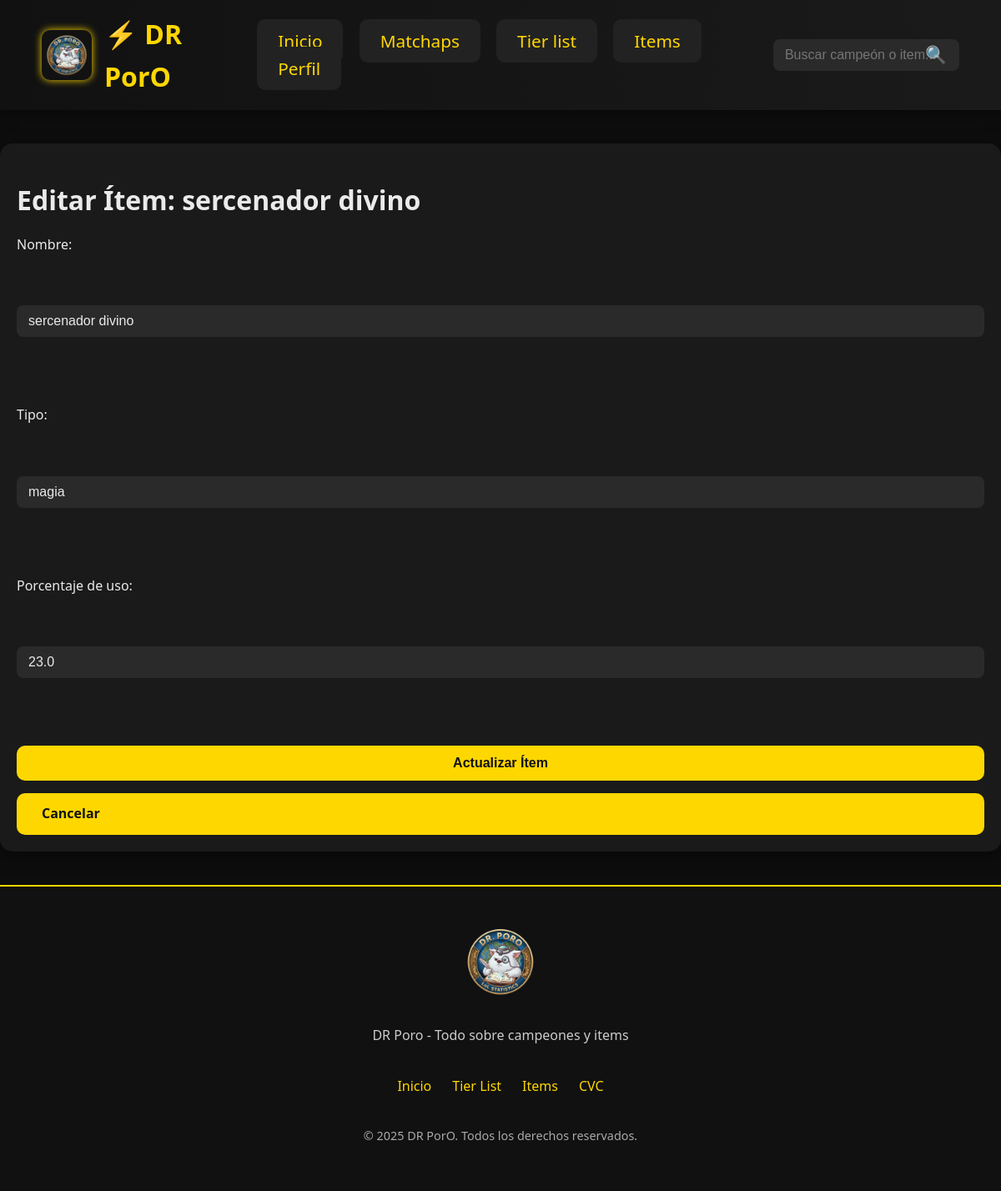
The app's page /items/1/edit with its own data.
### models.py (models this page shows)
class Item(Base):
    __tablename__ = "items"
    id = Column(Integer, primary_key=True, index=True)
    nombre = Column(String, unique=True, nullable=False)
    tipo = Column(String, default="")
    porcentaje_uso = Column(Float, default=0.0)
    activo = Column(Boolean, default=True)
    champions = relationship(
        "Champion",
        secondary="champion_items",
        back_populates="items"
    )

### routers/items.py (the view)
@router.get("/{item_id}/edit", response_class=HTMLResponse)
def edit_item_form(item_id: int, request: Request, db: Session = Depends(get_db)):
    item = crud.get_item(db, item_id)
    if not item:
        return RedirectResponse(url="/items", status_code=302)
    return templates.TemplateResponse("items/item_edit.html", {
        "request": request,
        "item": item
    })

### templates/items/item_edit.html
{% extends "base.html" %}
{% block content %}
<h1>Editar Ítem: {{ item.nombre }}</h1>
<form method="post" action="/items/{{ item.id }}/edit">
    <label for="nombre">Nombre:</label><br>
    <input type="text" id="nombre" name="nombre" value="{{ item.nombre }}" required><br><br>
    <label for="tipo">Tipo:</label><br>
    <input type="text" id="tipo" name="tipo" value="{{ item.tipo }}"><br><br>
    <label for="porcentaje_uso">Porcentaje de uso:</label><br>
    <input type="number" id="porcentaje_uso" name="porcentaje_uso" step="0.1" value="{{ item.porcentaje_uso }}"><br><br>
    <button type="submit" class="btn btn-primary">Actualizar Ítem</button>
    <a href="/items/{{ item.id }}/view" class="btn btn-secondary">Cancelar</a>
</form>
{% endblock %}

### static/style.css (style rules this page uses)
:root { --gold: #D4AF37; --bg-dark: #0c0c0c; --bg-card: #1a1a1a; --text-light: #eaeaea; --text-muted: #999999; --border-radius: 8px; --shadow: rgba(0, 0, 0, 0.6); }
* { box-sizing: border-box; }
body { margin: 0; font-family: 'Segoe UI', Tahoma, Geneva, Verdana, sans-serif; background-color: var(--bg-dark); color: var(--text-light); line-height: 1.6; }
h1, h2, h3 { color: var(--text-light); margin-bottom: 16px; }
button { padding: 10px 20px; border-radius: var(--border-radius); border: none; cursor: pointer; transition: background-color 0.3s, transform 0.2s; font-size: 1rem; }
a { color: var(--gold); text-decoration: none; }
form { display: flex; flex-direction: column; gap: 15px; }
form input[type="text"], form input[type="email"], form input[type="password"], form input[type="number"], form textarea, form select { width: 100%; padding: 10px 14px; border: none; border-radius: var(--border-radius); background-color: #2a2a2a; color: var(--text-light); font-size: 1rem; outline: none; transition: box-shadow 0.3s, border 0.3s; }
form label { font-weight: 500; margin-bottom: 4px; color: var(--text-light); }

### templates/base.html (style rules this page uses)
body { margin: 0; font-family: 'Segoe UI', Tahoma, Geneva, Verdana, sans-serif; background: #0d0d0d; color: #eee; }
.btn { padding: 12px 30px; border-radius: 10px; border: none; background: gold; color: #111; font-weight: bold; font-size: 1rem; cursor: pointer; transition: all 0.3s ease; }

### records on screen
Item: nombre "sercenador divino", tipo "magia", porcentaje_uso "23.0"
